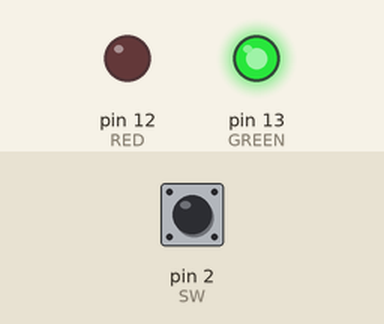
The sketch below on a simulated Arduino Uno, built with avr-gcc and run on an emulated ATmega328P. On the bench: output pins drawn as LEDs (lit = HIGH). The inputs (shaded band) are chosen by the test bench; at power-on: pin 2 (SW) HIGH.

Above: at 1.4 s.
1.5 s: pin 2 (SW) pulled LOW for 0.35 s
At 2.4 s:
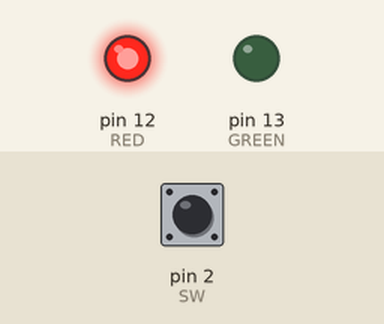
3.3 s: pin 2 (SW) pulled LOW for 1 s
At 4.9 s:
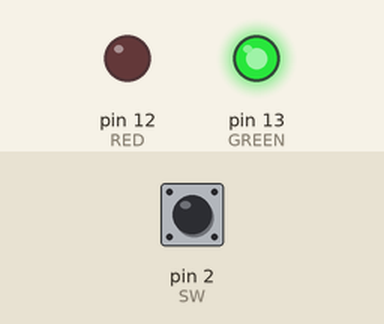
5.8 s: pin 2 (SW) pulled LOW for 3.2 s
At 9.6 s:
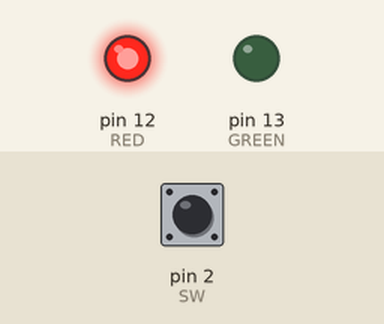
Timing chart, 0 to 11.1 s (numbered marks = the images above; inputs shaded):
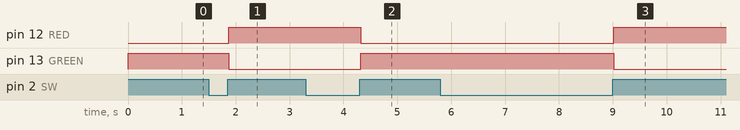

The sketch:

ex02_toggleLED.ino
```cpp
//撥動一次SW 交換燈亮
/*
#define RED  12
#define GREEN  13
#define SW  2


void setup() {
  pinMode(RED,OUTPUT);
  pinMode(GREEN,OUTPUT);
  pinMode(SW,INPUT_PULLUP);
}
void loop() {
  int button;
  button =d igitalRead(SW);
  if(button == LOW)
  {
    digitalWrite(RED,HIGH);
    digitalWrite(GREEN,LOW);
  }
  else
  {
    digitalWrite(RED,LOW);
    digitalWrite(GREEN,HIGH);
  }
}
*/

/*
#define RED  12
#define GREEN  13
#define SW  2

bool bON = false;
int button;

void setup() {
  pinMode(RED,OUTPUT);
  pinMode(GREEN,OUTPUT);
  pinMode(SW,INPUT_PULLUP);
}
void loop() {
  button = digitalRead(SW);
  if(button == LOW)
    bON = !bON;

  if(bON)
  {
    digitalWrite(RED, HIGH);
    digitalWrite(GREEN, LOW);
  }
  else
  {
    digitalWrite(RED, LOW);
    digitalWrite(GREEN, HIGH);
  }

  delay(300);
}
*/


#define RED  12
#define GREEN  13
#define SW  2
#define debounceDelay 20

bool bON = false;
int button;

void setup() {
  pinMode(RED,OUTPUT);
  pinMode(GREEN,OUTPUT);
  pinMode(SW,INPUT_PULLUP);
}
void loop() {
  button = digitalRead(SW);
  if(button == LOW)
  {
    delay(debounceDelay);
    while(digitalRead(SW)==LOW)
      ;
    bON = !bON;
    delay(debounceDelay);
  }
  if(bON)
  {
    digitalWrite(RED, HIGH);
    digitalWrite(GREEN, LOW);
  }
  else
  {
    digitalWrite(RED, LOW);
    digitalWrite(GREEN, HIGH);
  }

  delay(300);
}
```

Measured:
- after the input at 1.5 s, pin 12 (RED): LOW → HIGH after 0.37 s; pin 13 (GREEN): HIGH → LOW after 0.37 s
- after the input at 3.3 s, pin 12 (RED): HIGH → LOW after 1.0 s; pin 13 (GREEN): LOW → HIGH after 1.0 s
- after the input at 5.8 s, pin 12 (RED): LOW → HIGH after 3.2 s; pin 13 (GREEN): HIGH → LOW after 3.2 s
